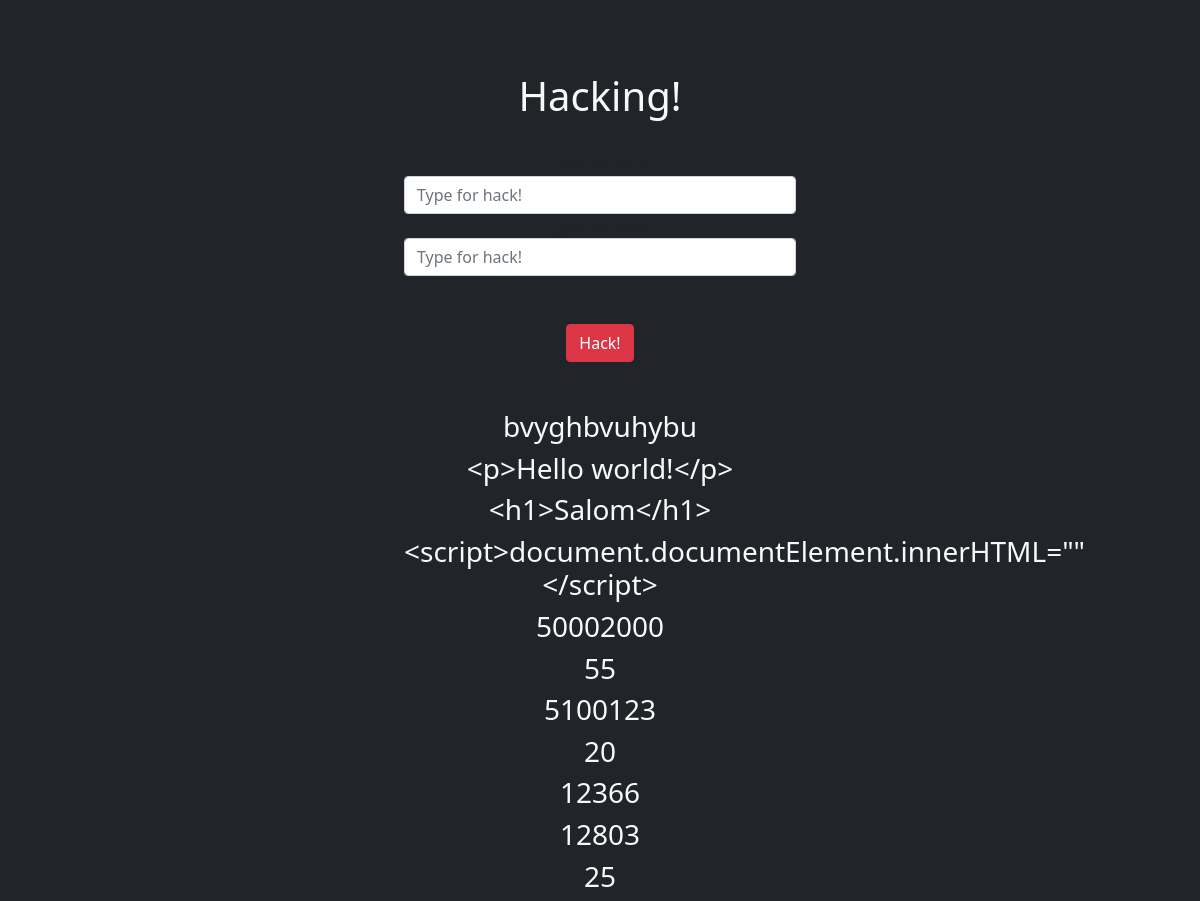
The page / on the database its author committed.
### hack_app/models.py (models this page shows, shortened)
class Hack(models.Model):
	hack = models.IntegerField("Yoz:")
	class Meta:
		verbose_name = 'Hack'
		verbose_name_plural = 'Hacks'

### hack_app/views.py (the view)
# urls.py: path('', views.index, name='index'),
def index(request):
	if request.method == 'POST':
		h = request.POST['comment']
		p = request.POST['coment']
		a = int(h) * int(p)
		Hack.objects.create(hack=a)
	posts = Hack.objects.all()
	context = {
		'posts':posts,
	}
	return render(request, 'index.html', context)

### templates/index.html (shortened to what this page needs)
<!DOCTYPE html>
<html lang="en">
<head>
	<link href="https://cdn.jsdelivr.net/npm/bootstrap@5.0.1/dist/css/bootstrap.min.css" rel="stylesheet">
</head>
<body class="bg-dark">
	<div class="container-fluid">
	<center>
		<br>
		<br>
		<br>
		<h1 class="text-light">Hacking!</h1>
		<br>
		<form action="" method="POST">
			<div class="col-md-4">
			<div class="form-group">
  			  <label for="formGroupExampleInput">Type for hack!</label>
    			<input type="text" name="comment" class="form-control" id="formGroupExampleInput" placeholder="Type for hack!">
    		<label for="formGroupExampleInput">Type for hack!</label>
    			<input type="text" name="coment" class="form-control" id="formGroupExampleInput" placeholder="Type for hack!">
  			</div>
  			</div>
  			<br>
  			<br>
  			<button class="btn btn-danger" type="submit">Hack!</button>
		</form>
		<br>
		<br>
		<div class="col-md-4">
			{% for post in posts %}
			<h3 class="text-light">{{post.hack}}</h3>
			{% endfor %}
		</div>
	</center>
	</div>
</body>
</html>

### rows shown on the page
Hack: hack "bvyghbvuhybu"
Hack: hack "<p>Hello world!</p>"
Hack: hack "<h1>Salom</h1>"
Hack: hack "<script>document.documentElement.innerHTML=\"\"</script>"
Hack: hack "50002000"
Hack: hack "55"
Hack: hack "5100123"
Hack: hack "20"
Hack: hack "12366"
Hack: hack "12803"
Hack: hack "25"
